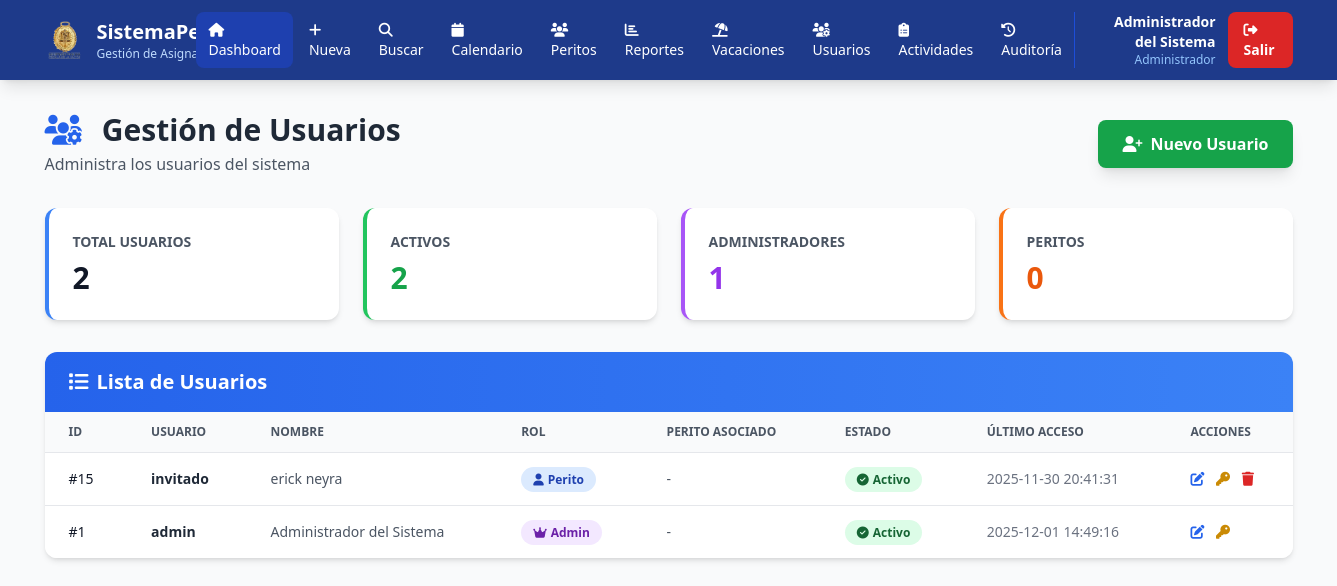
Before: /usuarios (signed in) with the older database file.
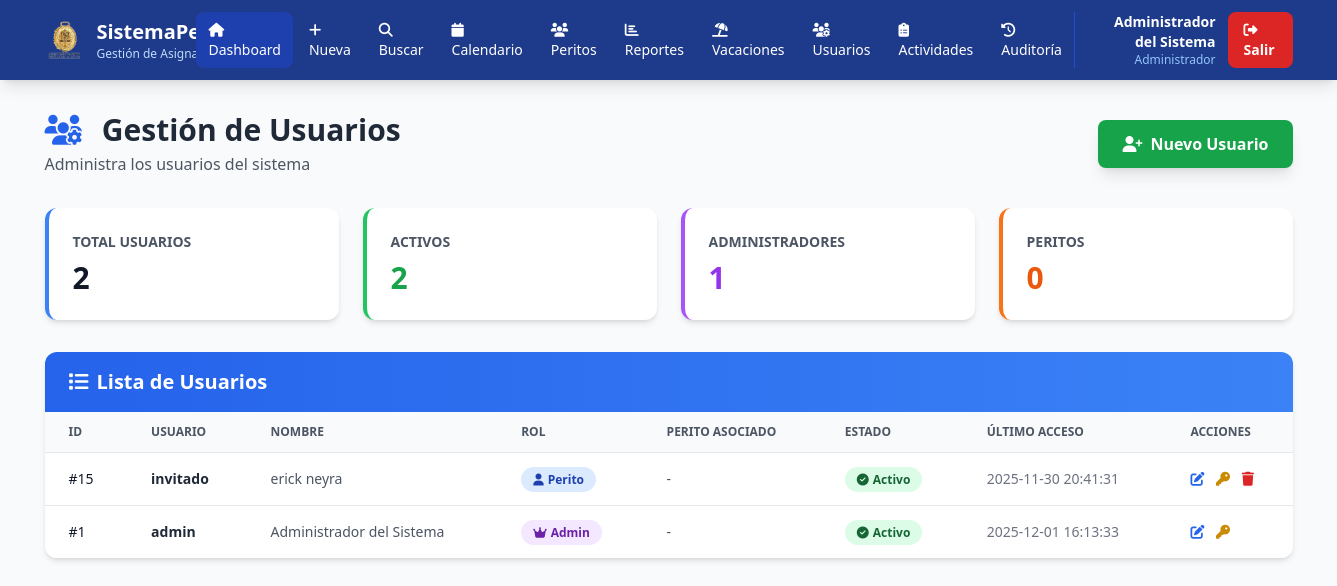
After: the same page with the newer database file.
### tables this page shows
CREATE TABLE usuarios (
            id INTEGER PRIMARY KEY AUTOINCREMENT,
            usuario TEXT UNIQUE NOT NULL,
            password TEXT NOT NULL,
            rol TEXT NOT NULL,
            perito_id INTEGER,
            nombre_completo TEXT,
            email TEXT,
            activo INTEGER DEFAULT 1,
            primer_inicio INTEGER DEFAULT 1,
            fecha_creacion TIMESTAMP DEFAULT CURRENT_TIMESTAMP,
            ultimo_acceso TIMESTAMP,
            FOREIGN KEY (perito_id) REFERENCES peritos(id)
        );

### app.py (the view)
@app.route('/usuarios')
@admin_required
def gestion_usuarios():
    conn = sqlite3.connect('database.db')
    conn.row_factory = sqlite3.Row
    cursor = conn.cursor()
    cursor.execute('''
        SELECT u.*, p.nombre_completo as perito_nombre
        FROM usuarios u
        LEFT JOIN peritos p ON u.perito_id = p.id
        ORDER BY u.fecha_creacion DESC
    ''')
    usuarios = []
    for row in cursor.fetchall():
        usuarios.append({
            'id': row['id'],
            'usuario': row['usuario'],
            'rol': row['rol'],
            'perito_id': row['perito_id'],
            'perito_nombre': row['perito_nombre'],
            'nombre_completo': row['nombre_completo'],
            'email': row['email'],
            'activo': row['activo'],
            'primer_inicio': row['primer_inicio'],
            'fecha_creacion': row['fecha_creacion'],
            'ultimo_acceso': row['ultimo_acceso']
        })
    cursor.execute('SELECT id, nombre_completo, tipo FROM peritos WHERE estado = "Activo" ORDER BY tipo, nombre_completo')
    peritos = [{'id': row['id'], 'nombre': row['nombre_completo'], 'tipo': row['tipo']} for row in cursor.fetchall()]
    conn.close()
    return render_template('admin/usuarios.html', usuarios=usuarios, peritos=peritos)

### app.py (called while the page is built)
def admin_required(f):
    @wraps(f)
    def decorated_function(*args, **kwargs):
        if 'usuario_id' not in session:
            return redirect(url_for('login'))
        if session.get('rol') != 'admin':
            return redirect(url_for('index'))
        return f(*args, **kwargs)
    return decorated_function

### templates/admin/usuarios.html (shortened to what this page needs)
<!DOCTYPE html>
<html lang="es">
<head>
    <script src="https://cdn.tailwindcss.com"></script>
    <link rel="stylesheet" href="https://cdnjs.cloudflare.com/ajax/libs/font-awesome/6.4.0/css/all.min.css">
</head>
<body class="bg-gray-50">
    <nav class="bg-blue-900 text-white shadow-lg">
        <div class="container mx-auto px-4">
            <div class="flex justify-between items-center py-3">
                <div class="flex items-center space-x-3">
                    <img src="{{ url_for('static', filename='imagenes/logompo.png') }}" alt="Logo" class="w-10 h-10 object-contain">
                    <div class="hidden md:block">
                        <h1 class="text-xl font-bold">SistemaPerito</h1>
                        <p class="text-xs text-blue-200">Gestión de Asignaciones</p>
                    </div>
                </div>
                <div class="flex items-center space-x-1">
                    <a href="/" class="px-3 py-2 bg-blue-800 rounded-lg hover:bg-blue-700 transition text-sm">
                        <i class="fas fa-home mr-1"></i>Dashboard
                    </a>
                    {% if session.rol == 'admin' %}
                    <a href="/nuevo" class="px-3 py-2 rounded-lg hover:bg-blue-800 transition text-sm">
                        <i class="fas fa-plus mr-1"></i>Nueva
                    </a>
                    {% endif %}
                    <a href="/buscar" class="px-3 py-2 rounded-lg hover:bg-blue-800 transition text-sm">
                        <i class="fas fa-search mr-1"></i>Buscar
                    </a>
                    <a href="/calendario" class="px-3 py-2 rounded-lg hover:bg-blue-800 transition text-sm">
                        <i class="fas fa-calendar mr-1"></i>Calendario
                    </a>
                    {% if session.rol == 'admin' %}
                    <a href="/peritos" class="px-3 py-2 rounded-lg hover:bg-blue-800 transition text-sm">
                        <i class="fas fa-users mr-1"></i>Peritos
                    </a>
                    <a href="/reportes" class="px-3 py-2 rounded-lg hover:bg-blue-800 transition text-sm">
                        <i class="fas fa-chart-bar mr-1"></i>Reportes
                    </a>
                    <a href="/vacaciones" class="px-3 py-2 rounded-lg hover:bg-blue-800 transition text-sm">
                        <i class="fas fa-umbrella-beach mr-1"></i>Vacaciones
                    </a>
                    <a href="/usuarios" class="px-3 py-2 rounded-lg hover:bg-blue-800 transition text-sm">
                        <i class="fas fa-users-cog mr-1"></i>Usuarios
                    </a>
                    <a href="/actividades-admin" class="px-3 py-2 rounded-lg hover:bg-blue-800 transition text-sm">
                        <i class="fas fa-clipboard-list mr-1"></i>Actividades
                    </a>
                     <a href="/auditoria" class="px-3 py-2 rounded-lg hover:bg-blue-800 transition text-sm">
                        <i class="fas fa-history mr-1"></i>Auditoría
                    </a>
                    {% endif %}
                </div>
                <div class="flex items-center space-x-3 border-l border-blue-700 pl-4">
                    <div class="text-right hidden md:block">
                        <p class="text-sm font-semibold">{{ session.nombre_completo or session.usuario }}</p>
                        {% if tipo_perito %}
                        <p class="text-xs text-blue-300">Perito {{ tipo_perito }}</p>
                        {% elif session.rol == 'admin' %}
                        <p class="text-xs text-blue-300">Administrador</p>
                        {% endif %}
                    </div>
                    <a href="/logout" class="px-4 py-2 bg-red-600 rounded-lg hover:bg-red-700 transition text-sm font-semibold">
                        <i class="fas fa-sign-out-alt mr-1"></i>Salir
                    </a>
                </div>
            </div>
        </div>
    </nav>
    <div class="container mx-auto px-4 py-8">
        <div class="flex justify-between items-center mb-8">
            <div>
                <h2 class="text-3xl font-bold text-gray-800">
                    <i class="fas fa-users-cog text-blue-600 mr-3"></i>
                    Gestión de Usuarios
                </h2>
                <p class="text-gray-600 mt-1">Administra los usuarios del sistema</p>
            </div>
            <button onclick="mostrarModalNuevo()"
                    class="px-6 py-3 bg-green-600 text-white font-semibold rounded-lg hover:bg-green-700 transition shadow-lg">
                <i class="fas fa-user-plus mr-2"></i>Nuevo Usuario
            </button>
        </div>
        <div class="grid grid-cols-1 md:grid-cols-4 gap-6 mb-8">
            <div class="bg-white rounded-xl shadow-md p-6 border-l-4 border-blue-500">
                <p class="text-sm font-semibold text-gray-600 uppercase">Total Usuarios</p>
                <p class="text-3xl font-bold text-gray-900 mt-2">{{ usuarios|length }}</p>
            </div>
            <div class="bg-white rounded-xl shadow-md p-6 border-l-4 border-green-500">
                <p class="text-sm font-semibold text-gray-600 uppercase">Activos</p>
                <p class="text-3xl font-bold text-green-600 mt-2">{{ usuarios|selectattr('activo', 'equalto', 1)|list|length }}</p>
            </div>
            <div class="bg-white rounded-xl shadow-md p-6 border-l-4 border-purple-500">
                <p class="text-sm font-semibold text-gray-600 uppercase">Administradores</p>
                <p class="text-3xl font-bold text-purple-600 mt-2">{{ usuarios|selectattr('rol', 'equalto', 'admin')|list|length }}</p>
            </div>
            <div class="bg-white rounded-xl shadow-md p-6 border-l-4 border-orange-500">
                <p class="text-sm font-semibold text-gray-600 uppercase">Peritos</p>
                <p class="text-3xl font-bold text-orange-600 mt-2">{{ usuarios|selectattr('rol', 'equalto', 'perito')|list|length }}</p>
            </div>
        </div>
        <div class="bg-white rounded-xl shadow-md overflow-hidden">
            <div class="px-6 py-4 bg-gradient-to-r from-blue-600 to-blue-500">
                <h3 class="text-xl font-bold text-white">
                    <i class="fas fa-list mr-2"></i>Lista de Usuarios
                </h3>
            </div>
            <div class="overflow-x-auto">
                <table class="min-w-full divide-y divide-gray-200">
                    <thead class="bg-gray-50">
                        <tr>
                            <th class="px-6 py-3 text-left text-xs font-semibold text-gray-600 uppercase">ID</th>
                            <th class="px-6 py-3 text-left text-xs font-semibold text-gray-600 uppercase">Usuario</th>
                            <th class="px-6 py-3 text-left text-xs font-semibold text-gray-600 uppercase">Nombre</th>
                            <th class="px-6 py-3 text-left text-xs font-semibold text-gray-600 uppercase">Rol</th>
                            <th class="px-6 py-3 text-left text-xs font-semibold text-gray-600 uppercase">Perito Asociado</th>
                            <th class="px-6 py-3 text-left text-xs font-semibold text-gray-600 uppercase">Estado</th>
                            <th class="px-6 py-3 text-left text-xs font-semibold text-gray-600 uppercase">Último Acceso</th>
                            <th class="px-6 py-3 text-left text-xs font-semibold text-gray-600 uppercase">Acciones</th>
                        </tr>
                    </thead>
                    <tbody class="bg-white divide-y divide-gray-200">
                        {% for user in usuarios %}
                        <tr class="hover:bg-gray-50">
                            <td class="px-6 py-4 whitespace-nowrap text-sm font-medium text-gray-900">#{{ user.id }}</td>
                            <td class="px-6 py-4 whitespace-nowrap text-sm font-semibold text-gray-800">{{ user.usuario }}</td>
                            <td class="px-6 py-4 whitespace-nowrap text-sm text-gray-600">{{ user.nombre_completo or '-' }}</td>
                            <td class="px-6 py-4 whitespace-nowrap text-sm">
                                {% if user.rol == 'admin' %}
                                <span class="px-3 py-1 bg-purple-100 text-purple-800 rounded-full text-xs font-semibold">
                                    <i class="fas fa-crown mr-1"></i>Admin
                                </span>
                                {% else %}
                                <span class="px-3 py-1 bg-blue-100 text-blue-800 rounded-full text-xs font-semibold">
                                    <i class="fas fa-user mr-1"></i>Perito
                                </span>
                                {% endif %}
                            </td>
                            <td class="px-6 py-4 whitespace-nowrap text-sm text-gray-600">
                                {{ user.perito_nombre or '-' }}
                            </td>
                            <td class="px-6 py-4 whitespace-nowrap text-sm">
                                {% if user.activo %}
                                <span class="px-3 py-1 bg-green-100 text-green-800 rounded-full text-xs font-semibold">
                                    <i class="fas fa-check-circle mr-1"></i>Activo
                                </span>
                                {% else %}
                                <span class="px-3 py-1 bg-red-100 text-red-800 rounded-full text-xs font-semibold">
                                    <i class="fas fa-times-circle mr-1"></i>Inactivo
                                </span>
                                {% endif %}
                            </td>
                            <td class="px-6 py-4 whitespace-nowrap text-sm text-gray-500">
                                {{ user.ultimo_acceso or 'Nunca' }}
                            </td>
                            <td class="px-6 py-4 whitespace-nowrap text-sm space-x-2">
                                <button onclick="editarUsuario({{ user.id }}, '{{ user.usuario }}', '{{ user.nombre_completo }}', '{{ user.email }}', '{{ user.rol }}', {{ user.perito_id or 'null' }}, {{ user.activo }})"
                                        class="text-blue-600 hover:text-blue-800" title="Editar">
                                    <i class="fas fa-edit"></i>
                                </button>
                                <button onclick="resetearPassword({{ user.id }}, '{{ user.usuario }}')"
                                        class="text-yellow-600 hover:text-yellow-800" title="Resetear Contraseña">
                                    <i class="fas fa-key"></i>
                                </button>
                                {% if user.id != session.usuario_id %}
                                <button onclick="eliminarUsuario({{ user.id }}, '{{ user.usuario }}')"
                                        class="text-red-600 hover:text-red-800" title="Eliminar">
                                    <i class="fas fa-trash"></i>
                                </button>
                                {% endif %}
                            </td>
                        </tr>
                        {% endfor %}
                    </tbody>
                </table>
            </div>
        </div>
    </div>
</body>
</html>

Changed rows visible on the page:
changed usuarios "admin": ultimo_acceso "2025-12-01 14:49:16" → "2025-12-01 16:13:33"
